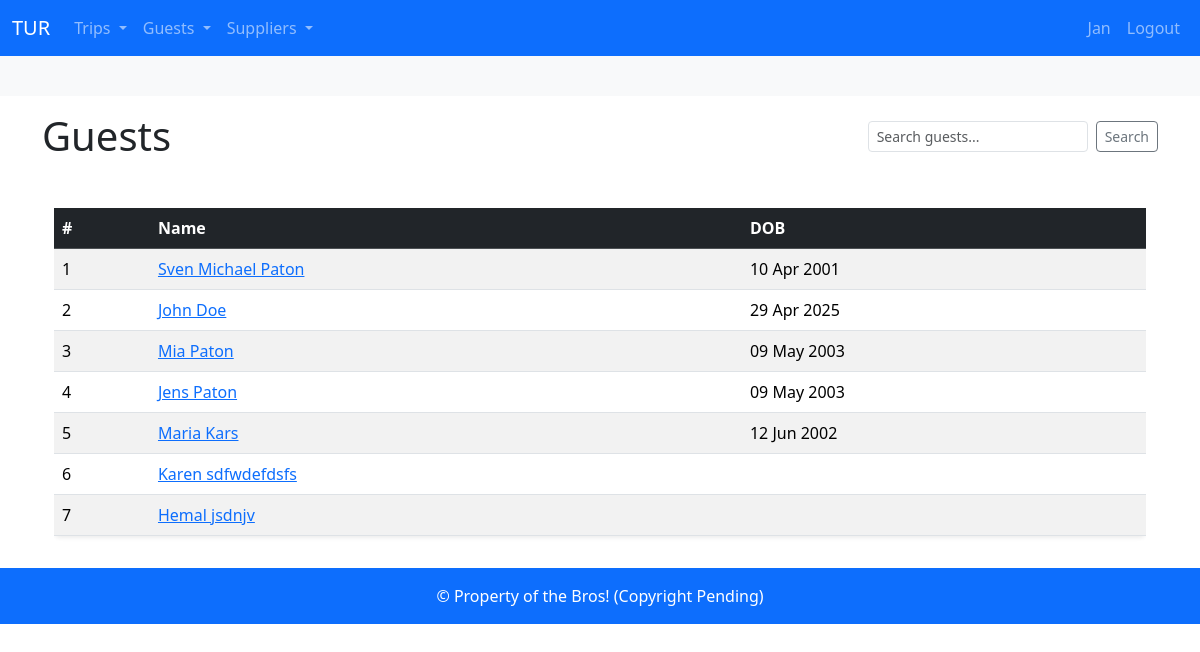
Before: /guest/ (signed in) with the older database file.
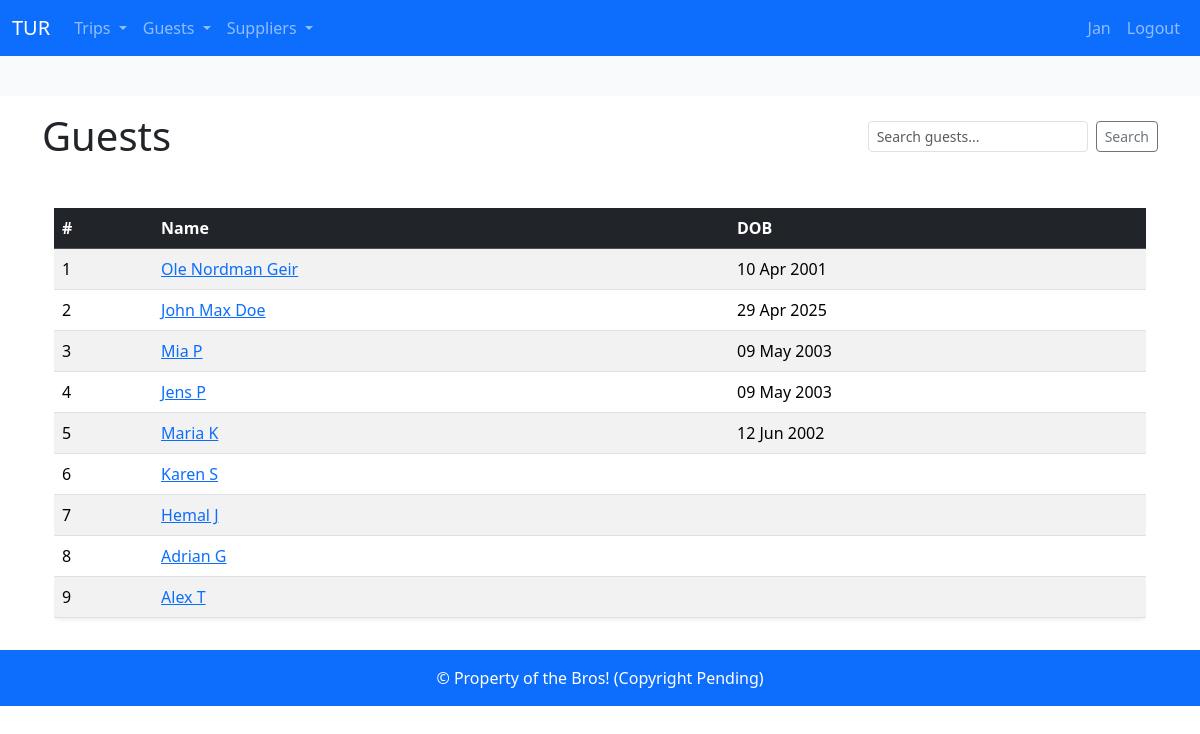
After: the same page with the newer database file.
### booking_system/models.py (models this page shows, shortened)
class Guest(models.Model):
    first_name = models.CharField(max_length=50)
    last_name = models.CharField(max_length=50)
    middle_name = models.CharField(max_length=50, blank=True, null=True)
    date_of_birth = models.DateField(blank=True, null=True)
    email = models.EmailField(unique=True,blank=True, null=True)
    mobile = PhoneNumberField(region='NO')
    emergency_contact = models.ForeignKey(
        'self',
        on_delete=models.SET_NULL,
        blank=True,
        null=True,
        related_name="emergency_for"
    )
    def __str__(self):
        if self.middle_name:
            return f"{self.first_name} {self.middle_name} {self.last_name}"
        else:
            return f"{self.first_name} {self.last_name}"

### booking_system/views.py (the view)
# urls.py: path("guest/", views.guest_overview, name='guest_overview'),
@login_required
def guest_overview(request):
    search_query = request.GET.get('search', '')
    if search_query:
        guests = search_guests(search_query)
    else:
        guests = Guest.objects.order_by()
    context = {
        'guests':guests
        }
    return render(request,"booking_system/guest/guest_overview.html", context=context)

### booking_system/templates/booking_system/guest/guest_overview.html (shortened to what this page needs)
{%extends "base.html" %}
{%block body%}
<div class="d-flex justify-content-between align-items-center mb-4">
    <h1 class="m-0">Guests</h1>
    <form method="get" class="d-flex" role="search">
        <input type="text" name="search" class="form-control form-control-sm me-2"
               placeholder="Search guests..." value="{{ request.GET.search }}">
        <button class="btn btn-outline-secondary btn-sm" type="submit">Search</button>
    </form>
</div>
<div class="container mt-5">
    <div class="table-responsive">
        <table class="table table-striped table-hover shadow-sm rounded">
            <thead class="table-dark">
                <tr>
                    <th>#</th>
                    <th>Name</th>
                    <th>DOB</th>
                </tr>
            </thead>
            <tbody>
                {% for guest in guests %}
                <tr>
                    <td>{{ forloop.counter }}</td>
                    <td><a href="{% url 'guest_view' guest.id %}">{{ guest }}</a></td>
                    <td>{{ guest.date_of_birth|date:"d M Y" }}</td>
                </tr>
                {% empty %}
                <tr>
                    <td colspan="5" class="text-center">No Guests found.</td>
                </tr>
                {% endfor %}
            </tbody>
        </table>
    </div>
</div>
{%endblock body%}

### booking_system/templates/base.html (shortened to what this page needs)
<!DOCTYPE html>
<html lang="en">
<head>
<link href="https://cdn.jsdelivr.net/npm/bootstrap@5.3.5/dist/css/bootstrap.min.css" rel="stylesheet">
<link rel="stylesheet" href="https://cdn.jsdelivr.net/npm/bootstrap-icons@1.10.5/font/bootstrap-icons.css">
</head>
<body>
<nav class="navbar navbar-expand-lg navbar-dark bg-primary">
  <div class="container-fluid">
    <a class="navbar-brand" href="{% url 'home' %}">TUR</a>
    <ul class="navbar-nav me-auto mb-2 mb-lg-0">
      {% if user.is_authenticated %}
      <li class="nav-item dropdown">
        <a class="nav-link dropdown-toggle" href="#" role="button" data-bs-toggle="dropdown" aria-expanded="false">
          Trips
        </a>
      </li>
      <li class="nav-item dropdown">
        <a class="nav-link dropdown-toggle" href="#" role="button" data-bs-toggle="dropdown" aria-expanded="false">
          Guests
        </a>
      </li>
      <li class="nav-item dropdown">
        <a class="nav-link dropdown-toggle" href="#" role="button" data-bs-toggle="dropdown" aria-expanded="false">
          Suppliers
        </a>
    </li>
    {% endif %}
    </ul>
      <ul class="navbar-nav ms-auto mb-2 mb-lg-0">
        {% if user.is_authenticated %}
          <li class="nav-item">
            <a class="nav-link" href="#">{{ user.username }}</a>
          </li>
          <li class="nav-item">
            <a class="nav-link" href="{% url 'logout' %}">Logout</a>
          </li>
        {% endif %}
      </ul>
    </div>
</nav>
{% block header %}
<div class="container-fluid text-center bg-light p-3">
</div>
{% endblock header %}
<div class="container my-3">
{% block body  %}
{% endblock body %}
</div>
<div class="bottom bg-primary text-white text-center p-3 ">
&copy; Property of the Bros! (Copyright Pending)
</div>
</body>
</html>

Changed rows visible on the page:
changed Guest: middle_name+first_name+last_name "Sven Michael Paton" → "Ole Nordman Geir"
changed Guest: middle_name+first_name+last_name "John Doe" → "John Max Doe"
changed Guest: middle_name+first_name+last_name "Mia Paton" → "Mia P"
changed Guest: middle_name+first_name+last_name "Jens Paton" → "Jens P"
changed Guest: middle_name+first_name+last_name "Maria Kars" → "Maria K"
changed Guest: middle_name+first_name+last_name "Karen sdfwdefdsfs" → "Karen S"
changed Guest: middle_name+first_name+last_name "Hemal jsdnjv" → "Hemal J"
added Guest: middle_name+first_name+last_name "Adrian G"
added Guest: middle_name+first_name+last_name "Alex T"
